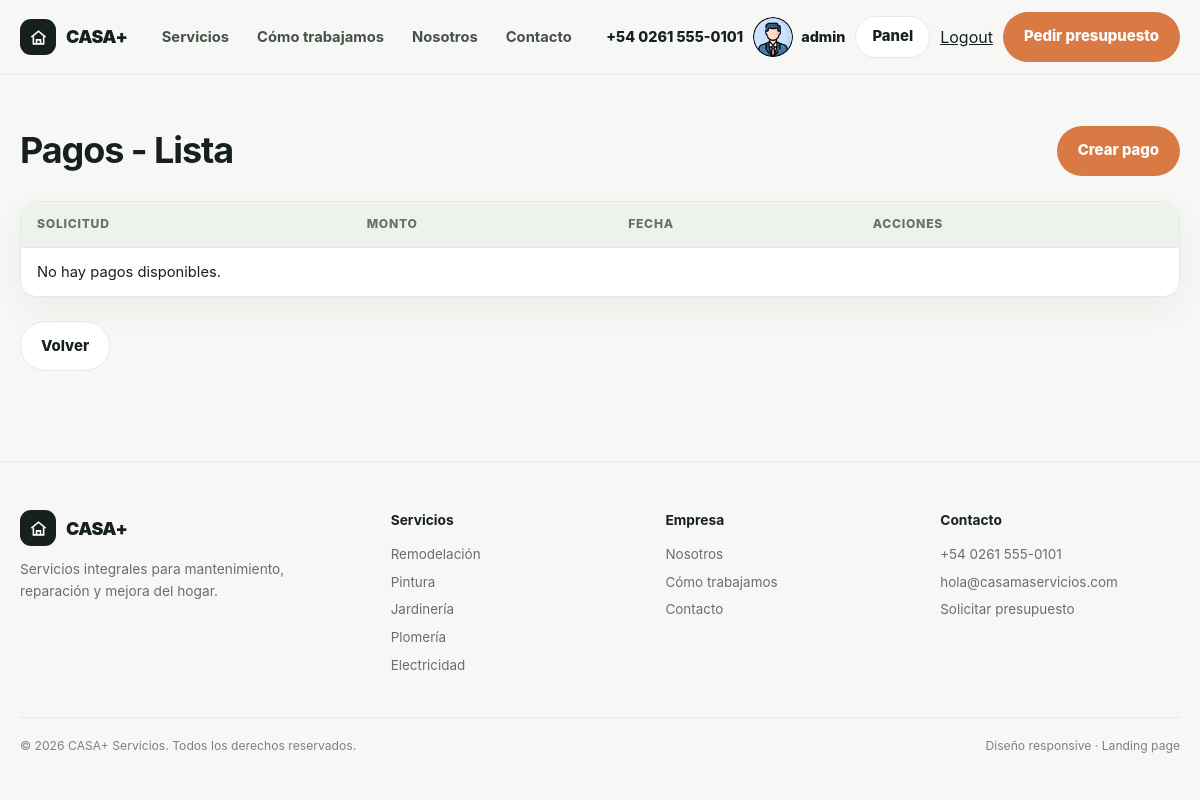
Before: /servicios/pago/list (signed in) with the older database file.
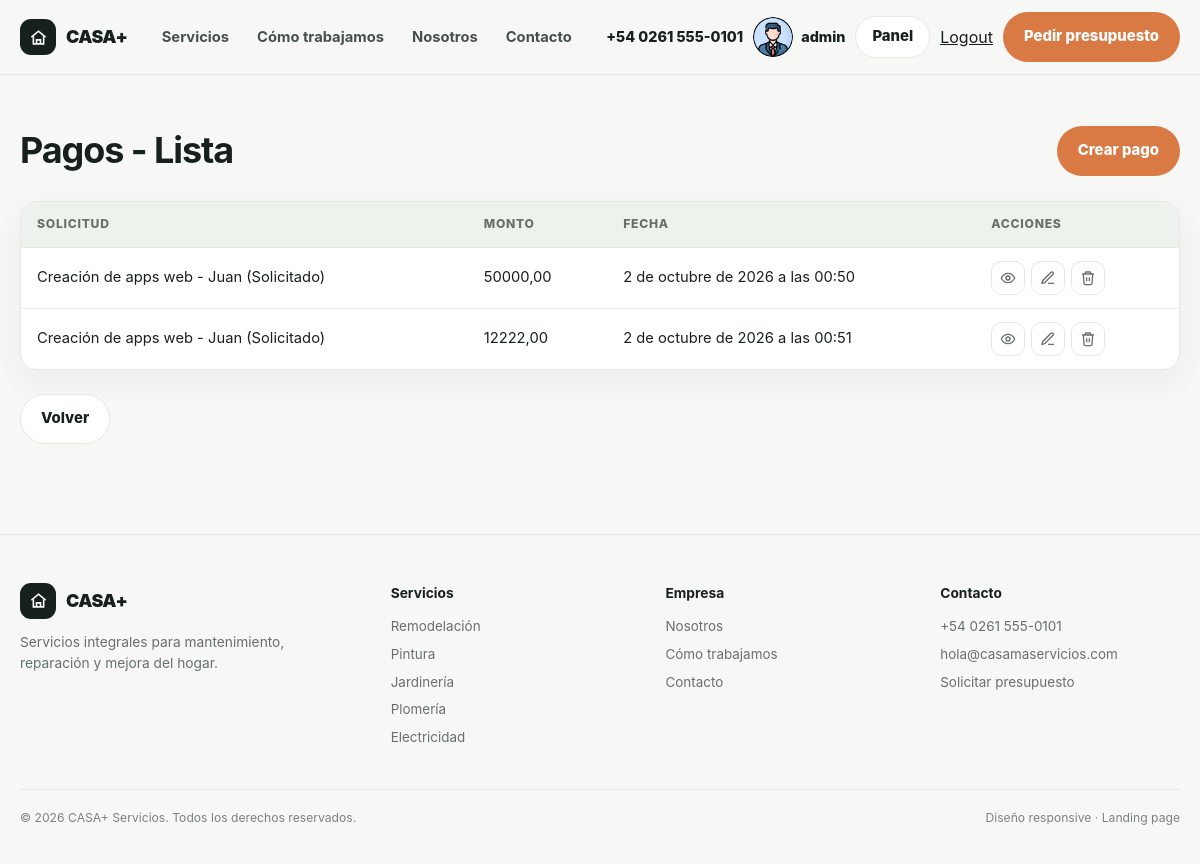
After: the same page with the newer database file.
### servicios/models.py (models this page shows, shortened)
class Pago(models.Model):
    solicitud = models.ForeignKey(SolicitudServicio, on_delete=models.CASCADE, related_name="pagos")
    monto = models.DecimalField(max_digits=10, decimal_places=2)
    fecha = models.DateTimeField(auto_now_add=True)

class SolicitudServicio(models.Model):
    cliente = models.ForeignKey(Cliente, on_delete=models.CASCADE, related_name="solicitudes")
    servicio = models.ForeignKey(Servicio, on_delete=models.PROTECT, related_name="solicitudes")
    descripcion = models.TextField(blank=True, null=True)
    estado = models.CharField(
        max_length=20,
        choices=EstadoServicio.choices,
        default=EstadoServicio.SOLICITADO,
    )
    estado_pago = models.CharField(
        max_length=20,
        choices=EstadoPago.choices,
        default=EstadoPago.IMPAGO,
    )
    monto_total = models.DecimalField(max_digits=10, decimal_places=2, default=0)
    fecha = models.DateTimeField(auto_now_add=True)
    def __str__(self) -> str:
        return f"{self.servicio} - {self.cliente} ({self.get_estado_display()})"

class Servicio(models.Model):
    nombre = models.CharField(max_length=255, unique=True)
    descripcion = models.TextField(null=True, blank=True)
    def __str__(self):
        return self.nombre

class Cliente(models.Model):
    nombre = models.CharField(max_length=255)
    telefono = models.CharField(max_length=20, blank=True, null=True)
    email = models.EmailField(blank=True, null=True)
    def __str__(self) -> str:
        return self.nombre

### servicios/views/pago.py (the view)
# urls.py: path("pago/list", PagoList.as_view(), name="pago_list"),
class PagoList(ListView):
    model = Pago
    context_object_name = "pagos"
    def get_queryset(self):
        return Pago.objects.select_related("solicitud")

### servicios/templates/servicios/pago_list.html
{% extends "core/base.html" %}
{% block contenido %}
    <main class="pagina">
        <div class="pagina-head">
            <h1>Pagos - Lista</h1>
            <a class="btn btn-accent" href="{% url 'servicios:pago_create' %}">Crear pago</a>
        </div>
        <div class="tabla-wrap">
            <table class="tabla">
                <thead>
                    <tr>
                        <th>Solicitud</th>
                        <th>Monto</th>
                        <th>Fecha</th>
                        <th>Acciones</th>
                    </tr>
                </thead>
                <tbody>
                    {% for pago in pagos %}
                        <tr>
                            <td>
                                <a href="{% url 'servicios:solicitud_detail' pago.solicitud.id %}">{{ pago.solicitud }}</a>
                            </td>
                            <td>{{ pago.monto }}</td>
                            <td>{{ pago.fecha }}</td>
                            <td>
                                {% include "servicios/acciones.html" with entidad="pago" objeto=pago %}
                            </td>
                        </tr>
                    {% empty %}
                        <tr>
                            <td colspan="4">No hay pagos disponibles.</td>
                        </tr>
                    {% endfor %}
                </tbody>
            </table>
        </div>
        <a class="btn btn-light enlace-volver" href="{% url 'servicios:index' %}">Volver</a>
    </main>
{% endblock contenido %}

### core/templates/core/base.html (shortened to what this page needs)
{% load static %}
<!DOCTYPE html>
<html lang="es">
    <head>
        <link rel="stylesheet" href="{% static 'core/estilo.css' %}" />
    </head>
    <body>
        {% include "navbar.html" %}
        {% block contenido %}
        {% endblock contenido %}
        {% include "footer.html" %}
    </body>
</html>

### core/templates/navbar.html (shortened to what this page needs)
{% load static %}
<header>
  <div class="container">
    <nav class="nav" id="mainNav">
      <a class="brand" href="{% url 'core:index' %}#inicio" aria-label="CASA+ inicio">
        <span class="brand-mark" aria-hidden="true">
          <svg viewBox="0 0 24 24"
               fill="none"
               stroke="currentColor"
               stroke-width="2">
            <path d="M3 11.5 12 4l9 7.5" />
            <path d="M5.5 10.5V20h13v-9.5" />
            <path d="M9.5 20v-5h5v5" />
          </svg>
        </span>
        CASA+
      </a>
      <div class="nav-links">
        <a href="#servicios">Servicios</a>
        <a href="#como-trabajamos">Cómo trabajamos</a>
        <a href="#nosotros">Nosotros</a>
        <a href="#contacto">Contacto</a>
      </div>
      <div class="nav-actions">
        <a class="nav-phone" href="tel:+5402615550101">
          <span>+54 0261 555-0101</span>
        </a>
        {% if user.is_authenticated %}
          <span class="usuario">
            <img src="{% static 'core/perfil.png' %}" alt="Avatar de {{ user.get_username }}" />
            <span>{{ user.get_username }}</span>
          </span>
          <a class="btn btn-light nav-panel" href="{% url 'servicios:index' %}">Panel</a>
          <form action="{% url 'core:logout' %}" method="post" style="display: inline">
            <button type="submit" id="logout">Logout</button>
          </form>
        {% else %}
          <a class="btn btn-accent" href="{% url 'core:login' %}">Iniciar sesión</a>
        {% endif %}
        <a class="btn btn-accent" href="#contacto">Pedir presupuesto</a>
      </div>
    </nav>
  </div>
</header>

### servicios/templates/servicios/acciones.html (shortened to what this page needs)
<span class="acciones">
    <a class="accion accion-ver"
       href="{% url 'servicios:'|add:entidad|add:'_detail' objeto.id %}"
       title="Ver"
       aria-label="Ver">
        <svg viewBox="0 0 24 24"
             fill="none"
             stroke="currentColor"
             stroke-width="2"
             aria-hidden="true">
            <path d="M2 12s3.5-7 10-7 10 7 10 7-3.5 7-10 7-10-7-10-7Z" />
            <circle cx="12" cy="12" r="3" />
        </svg>
    </a>
    <a class="accion accion-editar"
       href="{% url 'servicios:'|add:entidad|add:'_update' objeto.id %}"
       title="Editar"
       aria-label="Editar">
        <svg viewBox="0 0 24 24"
             fill="none"
             stroke="currentColor"
             stroke-width="2"
             aria-hidden="true">
            <path d="M12 20h9" />
            <path d="M16.5 3.5a2.1 2.1 0 0 1 3 3L7 19l-4 1 1-4Z" />
        </svg>
    </a>
    <a class="accion accion-eliminar"
       href="{% url 'servicios:'|add:entidad|add:'_delete' objeto.id %}"
       title="Eliminar"
       aria-label="Eliminar">
        <svg viewBox="0 0 24 24"
             fill="none"
             stroke="currentColor"
             stroke-width="2"
             aria-hidden="true">
            <path d="M3 6h18" />
            <path d="M8 6V4a1 1 0 0 1 1-1h6a1 1 0 0 1 1 1v2" />
            <path d="M19 6l-1 14a2 2 0 0 1-2 2H8a2 2 0 0 1-2-2L5 6" />
            <path d="M10 11v6" />
            <path d="M14 11v6" />
        </svg>
    </a>
</span>

### core/templates/footer.html
<footer>
  <div class="container">
    <div class="footer-grid">
      <div class="footer-brand">
        <a class="brand" href="#inicio">
          <span class="brand-mark" aria-hidden="true">
            <svg viewBox="0 0 24 24"
                 fill="none"
                 stroke="currentColor"
                 stroke-width="2">
              <path d="M3 11.5 12 4l9 7.5" />
              <path d="M5.5 10.5V20h13v-9.5" />
              <path d="M9.5 20v-5h5v5" />
            </svg>
          </span>
          CASA+
        </a>
        <p>Servicios integrales para mantenimiento, reparación y mejora del hogar.</p>
      </div>
      <div class="footer-col">
        <h4>Servicios</h4>
        <a href="#remodelacion">Remodelación</a>
        <a href="#pintura">Pintura</a>
        <a href="#jardineria">Jardinería</a>
        <a href="#plomeria">Plomería</a>
        <a href="#electricidad">Electricidad</a>
      </div>
      <div class="footer-col">
        <h4>Empresa</h4>
        <a href="#nosotros">Nosotros</a>
        <a href="#como-trabajamos">Cómo trabajamos</a>
        <a href="#contacto">Contacto</a>
      </div>
      <div class="footer-col">
        <h4>Contacto</h4>
        <a href="tel:+5402615550101">+54 0261 555-0101</a>
        <a href="mailto:hola@casamaservicios.com">hola@casamaservicios.com</a>
        <a href="#contacto">Solicitar presupuesto</a>
      </div>
    </div>
    <div class="footer-bottom">
      <span>© 2026 CASA+ Servicios. Todos los derechos reservados.</span>
      <span>Diseño responsive · Landing page</span>
    </div>
  </div>
</footer>

### core/static/core/estilo.css (style rules this page uses)
:root { --ink: #17211b; --muted: #66716a; --paper: #f7f8f5; --white: #ffffff; --line: #e4e9e3; --accent: #d97a45; --accent-dark: #b85f32; --sage: #dfe8dc; --sage-dark: #31533e; --soft: #eef2ed; --shadow: 0 18px 50px rgba(23, 33, 27, .08); --radius: 24px; --container: 1180px; }
* { box-sizing: border-box; margin: 0; padding: 0; }
html { scroll-behavior: smooth; }
body { font-family: Inter, ui-sans-serif, system-ui, -apple-system, BlinkMacSystemFont, "Segoe UI", sans-serif; color: var(--ink); background: var(--paper); line-height: 1.55; }
a { color: inherit; text-decoration: none; }
img { display: block; width: 100%; }
button, input, textarea { font: inherit; }
.container { width: min(var(--container), calc(100% - 40px)); margin-inline: auto; }
.btn { display: inline-flex; align-items: center; justify-content: center; gap: 9px; min-height: 50px; padding: 0 20px; border-radius: 999px; border: 1px solid transparent; font-size: .93rem; font-weight: 800; transition: .2s ease; cursor: pointer; }
.btn-accent { color: var(--white); background: var(--accent); }
.btn-light { color: var(--ink); background: var(--white); border-color: var(--line); }
header { position: sticky; top: 0; z-index: 50; background: rgba(247, 248, 245, .9); backdrop-filter: blur(14px); border-bottom: 1px solid rgba(228, 233, 227, .8); }
.nav { min-height: 74px; display: flex; align-items: center; justify-content: space-between; gap: 20px; }
.brand { display: inline-flex; align-items: center; gap: 10px; font-size: 1.12rem; font-weight: 900; letter-spacing: -.03em; }
.brand-mark { width: 36px; aspect-ratio: 1; display: grid; place-items: center; color: var(--white); background: var(--ink); border-radius: 11px; }
.brand-mark svg { width: 19px; height: 19px; }
.nav-links { display: flex; align-items: center; gap: 28px; color: #465149; font-size: .92rem; font-weight: 700; }
.nav-actions { display: flex; align-items: center; gap: 10px; }
.nav-phone { display: inline-flex; align-items: center; gap: 8px; font-size: .9rem; font-weight: 800; }
.nav-actions .btn.nav-panel { display: inline-flex; min-height: 42px; padding: 0 16px; }
.usuario { display: flex; align-items: center; gap: 0.5rem; font-size: .9rem; font-weight: 800; }
.usuario img { width: 40px; height: 40px; border-radius: 50%; object-fit: cover; }
#logout { border: none; background: none; color: inherit; font: inherit; cursor: pointer; text-decoration: underline; padding: 0; }
footer { padding: 28px 0 36px; border-top: 1px solid var(--line); background: var(--paper); }
.footer-grid { display: grid; grid-template-columns: 1.4fr 1fr 1fr 1fr; gap: 35px; padding: 20px 0 34px; }
.footer-brand p { max-width: 300px; margin-top: 13px; color: var(--muted); font-size: .86rem; }
.footer-col h4 { margin-bottom: 12px; font-size: .86rem; }
.footer-col a { display: block; margin-bottom: 7px; color: var(--muted); font-size: .84rem; }
.footer-bottom { display: flex; justify-content: space-between; gap: 20px; padding-top: 19px; border-top: 1px solid var(--line); color: #7a847d; font-size: .76rem; }
.pagina { width: min(var(--container), calc(100% - 40px)); margin-inline: auto; padding: 48px 0 90px; }
.pagina h1 { font-size: clamp(1.9rem, 3vw, 2.6rem); letter-spacing: -.03em; margin-bottom: 22px; }
.pagina-head { display: flex; justify-content: space-between; align-items: center; gap: 16px; flex-wrap: wrap; margin-bottom: 22px; }
.pagina-head h1 { margin-bottom: 0; }
.enlace-volver { display: inline-flex; margin-top: 24px; }
.tabla-wrap { overflow-x: auto; background: var(--white); border: 1px solid var(--line); border-radius: 16px; box-shadow: 0 12px 32px rgba(23, 33, 27, .05); }
.tabla { width: 100%; border-collapse: collapse; font-size: .92rem; }
.tabla th { padding: 13px 16px; text-align: left; background: var(--soft); color: var(--muted); font-size: .76rem; font-weight: 800; letter-spacing: .06em; text-transform: uppercase; border-bottom: 1px solid var(--line); }
.tabla td { padding: 13px 16px; border-bottom: 1px solid var(--line); vertical-align: middle; }
.tabla tbody tr:last-child td { border-bottom: 0; }
.acciones { display: inline-flex; gap: 6px; }
.accion { display: inline-flex; align-items: center; justify-content: center; width: 34px; height: 34px; border: 1px solid var(--line); border-radius: 10px; background: var(--white); color: var(--muted); transition: .2s ease; }
.accion svg { width: 16px; height: 16px; }

Changed rows visible on the page:
added Pago: solicitud "Creación de apps web - Juan (Solicitado)", monto "50000,00", fecha "2 de octubre de 2026 a las 00:50"
added Pago: solicitud "Creación de apps web - Juan (Solicitado)", monto "12222,00", fecha "2 de octubre de 2026 a las 00:51"
Other visible differences:
text no longer shown: "No hay pagos disponibles."
